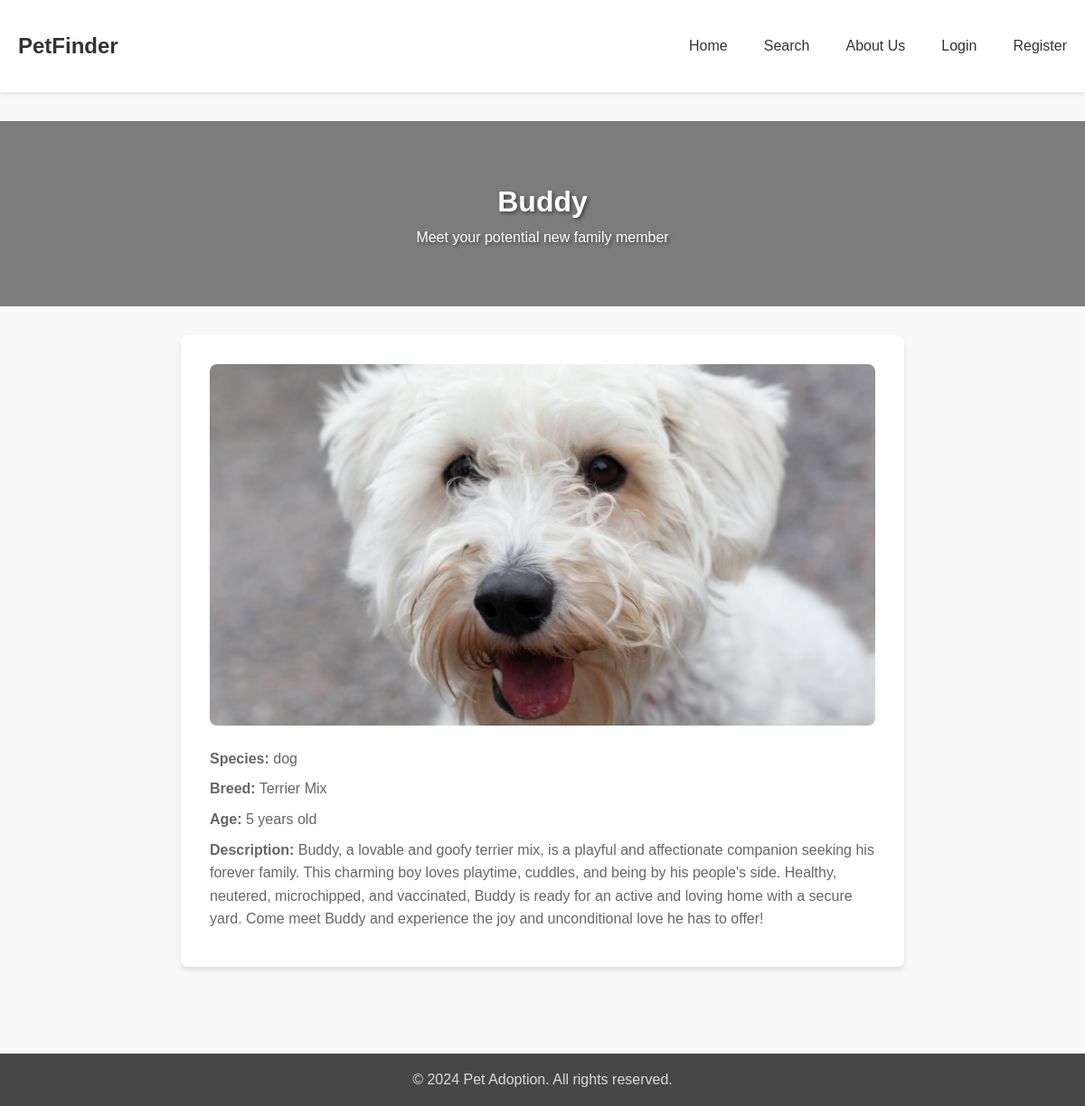
Screenshot of /pet/5 with the database file from the repository.
### app.py (models this page shows)
class Pet(db.Model):
    id = db.Column(db.Integer, primary_key=True)
    name = db.Column(db.String(80), nullable=False)
    species = db.Column(db.String(50), nullable=False)
    breed = db.Column(db.String(50))
    age = db.Column(db.Integer)
    description = db.Column(db.Text)
    image_filename = db.Column(db.String(200))  # Changed from image_url
    created_at = db.Column(db.DateTime, default=datetime.utcnow)
    owner_id = db.Column(db.Integer, db.ForeignKey('user.id'), nullable=False)
    adoption_requests = db.relationship('AdoptionRequest', backref='pet', lazy=True)

### app.py (the view)
@app.route('/pet/<int:id>')
def pet_detail(id):
    pet = Pet.query.get_or_404(id)
    return render_template('pet_detail.html', pet=pet)

### templates/pet_detail.html (shortened to what this page needs)
{% extends "base.html" %}
{% block content %}
<div class="pet-detail-hero hero-background">
    <div class="hero-content">
        <h1>{{ pet.name }}</h1>
        <p>Meet your potential new family member</p>
    </div>
</div>
<div class="pet-detail">
    <img src="{{ url_for('uploaded_file', filename=pet.image_filename) }}" alt="{{ pet.name }}">
    <p><strong>Species:</strong> {{ pet.species }}</p>
    <p><strong>Breed:</strong> {{ pet.breed }}</p>
    <p><strong>Age:</strong> {{ pet.age }} years old</p>
    <p><strong>Description:</strong> {{ pet.description }}</p>
</div>
{% endblock %}

### static/css/style.css (style rules this page uses)
* { margin: 0; padding: 0; box-sizing: border-box; }
body { font-family: -apple-system, BlinkMacSystemFont, 'Segoe UI', Roboto, Oxygen, Ubuntu, Cantarell, sans-serif; line-height: 1.6; color: #333; background-color: #f9f9f9; }
.pet-detail { max-width: 800px; margin: 0 auto; padding: 2rem; background: white; border-radius: 8px; box-shadow: 0 2px 4px rgba(0,0,0,0.1); }
.pet-detail img { width: 100%; height: 400px; object-fit: cover; border-radius: 8px; margin-bottom: 1.5rem; }
.pet-detail p { color: #666; margin-bottom: 0.5rem; }
body { font-family: Arial, sans-serif; margin: 0; padding: 0; background-image: url("/static/images/pet-background.jpg"); background-size: cover; background-attachment: fixed; min-height: 100vh; }
.pet-detail { background-color: rgba(255, 255, 255, 0.9); padding: 2rem; border-radius: 8px; box-shadow: 0 4px 6px rgba(0, 0, 0, 0.1); max-width: 800px; margin: 0 auto; }
.pet-detail img { max-width: 100%; border-radius: 8px; margin-bottom: 1rem; }
.pet-detail p { margin-bottom: 0.5rem; }
.hero-background { position: relative; overflow: hidden; background-color: rgba(0, 0, 0, 0.5); }
.hero-background::before { content: ''; position: absolute; top: 0; left: 0; right: 0; bottom: 0; background-size: cover; background-position: center; filter: blur(5px); transform: scale(1.1); z-index: -1; animation: zoomBackground 20s infinite alternate; }
.pet-detail-hero { position: relative; padding: 4rem 2rem; color: white; text-align: center; margin-bottom: 2rem; }
.pet-detail-hero::before { background-image: url('https://hebbkx1anhila5yf.public.blob.vercel-storage.com/abc.jpg-n8Kks4NWLxlvautX7XnlCZHKpAW1Dq.jpeg'); }
.hero-content { position: relative; z-index: 1; }
.hero-background h1, .hero-background h2, .hero-background p { text-shadow: 2px 2px 4px rgba(0, 0, 0, 0.5); }

### rows the page displays
Pet: name "Buddy", image_filename (picture), species "dog", breed "Terrier Mix", age "5", description "Buddy, a lovable and goofy terrier mix, is a playful and affectionate companion seeking his forever family. This charming boy loves playtime, cuddles, and being by his people's side. Healthy, neutered, microchipped, and vaccinated, Buddy is ready for an active and loving home with a secure yard. Come meet Buddy and experience the joy and unconditional love he has to offer!"
